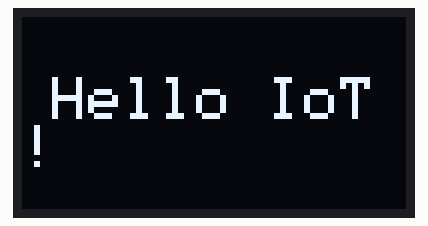
Bench run of a program on a simulated ESP32. On the bench: 128×64 one-colour display.

Above: at 0.1 s.

The program:

main.cpp
```cpp
#include <Arduino.h>
#include <Wire.h>
#include <Adafruit_GFX.h>
#include <Adafruit_SSD1306.h>

#define SCREEN_WIDTH 128
#define SCREEN_HEIGHT 64
#define OLED_RESET -1
#define SCREEN_ADDRESS 0x3C

Adafruit_SSD1306 display(SCREEN_WIDTH, SCREEN_HEIGHT, &Wire, OLED_RESET);

void setup() {
  Serial.begin(115200);

  // ESP32 default I2C pins (SDA = GPIO 21, SCL = GPIO 22)
  Wire.begin(21, 22);

  // OLED initialize karna
  if(!display.begin(SSD1306_SWITCHCAPVCC, SCREEN_ADDRESS)) {
    Serial.println(F("SSD1306 allocation failed"));
    for(;;);
  }

  // Display clear karke text print karna
  display.clearDisplay();

  display.setTextSize(2);
  display.setTextColor(SSD1306_WHITE);
  display.setCursor(10, 20);
  display.println(F("OLED ON!"));

  display.display();
}

void loop() {
  display.clearDisplay();

  display.setTextSize(2);
  display.setTextColor(SSD1306_WHITE);
  display.setCursor(10, 20);
  display.println(F("Hello IoT!"));

  display.display();

}
```
